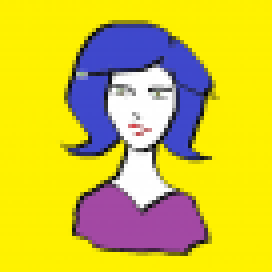
#> input picture original.png, 68 x 68 px (shown 4 times larger)
$ jupyter execute 'TASK I. RGB2HSV without slider.ipynb'   (shell and % lines are left out)
#> lines starting #> are read from the running program, lines starting #| are printed output that depends on the picture; after the words box and inside, x2 and y2 are one past the last pixel; in counts of white or black regions, pixels touching at a corner belong together
[cell 1]

import ipywidgets as widgets
import numpy as np
import matplotlib.image as mpimg
import matplotlib.pyplot as plt
import cv2

from IPython.display import display

colors = widgets.IntRangeSlider(
    value=[100, 130],
    min=0,
    max=255.0,
    step=1,
    description='H Range:',
    disabled=False,
    continuous_update=False,
    orientation='horizontal',
    readout=True,
    readout_format='d',
)
display(colors)

lower_b = [0, 0, 0]
upper_b = [255, 255, 255]
def on_value_change(change):
#> called with change = 0
    print(colors.value)
    lower_b = np.array([int(colors.value[0]), 0, 0])
    upper_b = np.array([int(colors.value[1]), 255, 255])
    s_gradient = np.ones((500,1), dtype=np.uint8)*np.linspace(lower_b[1], upper_b[1], 500, dtype=np.uint8)
    v_gradient = np.rot90(np.ones((500,1), dtype=np.uint8)*np.linspace(lower_b[2], upper_b[2], 500, dtype=np.uint8))
    h_array = np.ones((500,1), dtype = np.uint8)*np.linspace(lower_b[0], upper_b[0], num=500, dtype=np.uint8)
    hsv_color = cv2.merge((h_array, s_gradient, v_gradient))
    rgb_color = cv2.cvtColor(hsv_color, cv2.COLOR_HSV2RGB)
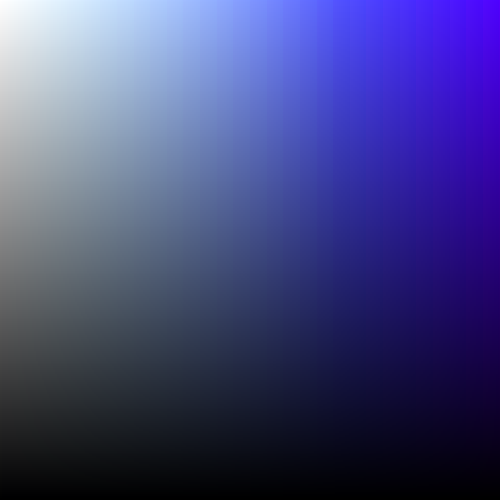
#> rgb_color: shape (500, 500, 3); mean R, G, B 69, 69.9, 127
    plt.ion()
    plt.imshow(rgb_color)
#> (this line was passed over: IPython is not available in this run)
    plt.draw()
#> (this line was passed over: IPython is not available in this run)


on_value_change(0)
colors.observe(on_value_change, names='value')
# fig.canvas.mpl_connect('on_value_change', on_value_change)

[cell 2]
source_img_rgb = cv2.imread('original.png')
#> source_img_rgb is the input picture: shape (68, 68, 3); mean B, G, R 58.4, 195.5, 210.5
print("Source Image (RGB)")
plt.imshow(source_img_rgb) # Source Image (RGB)
#> (this line was passed over: IPython is not available in this run)
plt.show()

# Переход в пространство HSV
source_image_hsv = cv2.cvtColor(source_img_rgb, cv2.COLOR_RGB2HSV)
#> source_image_hsv: shape (68, 68, 3); mean H, S, V 77, 206.4, 226.6
print("Source Image (HSV)")
plt.imshow(source_image_hsv) # Source Image (HSV)
#> (this line was passed over: IPython is not available in this run)
plt.show()

[cell 3]
# Применение маски
lower_b = np.array([int(colors.value[0]), 0, 0])
upper_b = np.array([int(colors.value[1]), 255, 255])

mask = np.zeros(shape=(source_img_rgb.shape[0], source_img_rgb.shape[1]), dtype=bool)
mask = cv2.inRange(source_image_hsv, lower_b, upper_b)
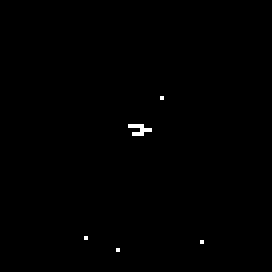
#> mask: shape (68, 68) (shown 4 times larger); 0.3% white in thin lines or dots, all inside (x1, y1, x2, y2) = (21, 24, 51, 63)

res_image_hsv = cv2.bitwise_and(source_image_hsv, source_image_hsv, mask=mask)
#> res_image_hsv: shape (68, 68, 3); mean H, S, V 0.4, 0.2, 0.5
res_image_rgb = cv2.cvtColor(res_image_hsv, cv2.COLOR_HSV2RGB)

[cell 4]
print("RESULT image (HSV)")
plt.imshow(res_image_hsv) # "RESULT image (HSV)"
#> (this line was passed over: IPython is not available in this run)
plt.show()
print("RESULT image (RGB)")
plt.imshow(res_image_rgb) # "RESULT image (RGB)"
#> (this line was passed over: IPython is not available in this run)
